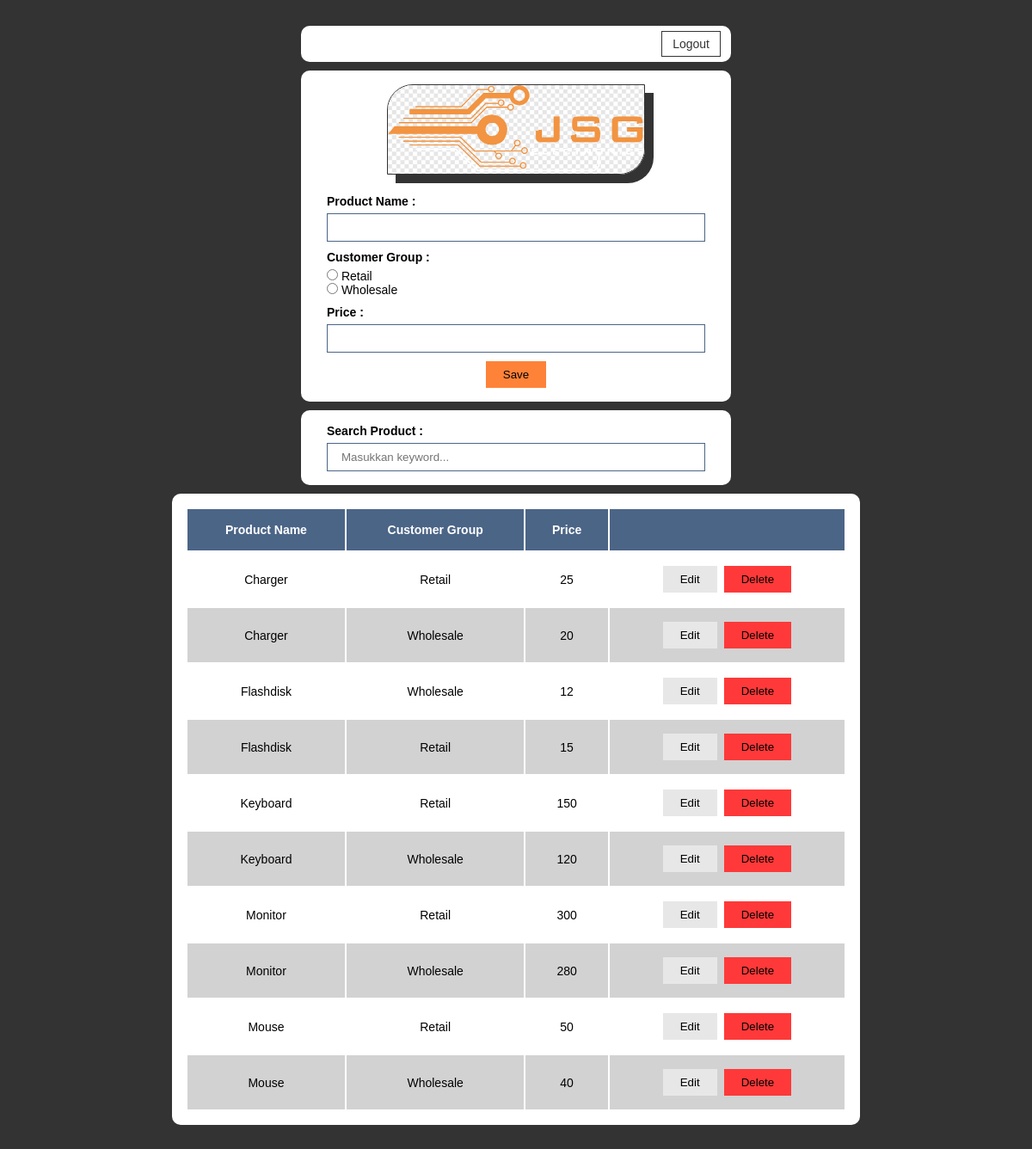
The app's page / (signed in) with its own data.
### tables this page shows
CREATE TABLE IF NOT EXISTS `price` (
  `price_id` smallint(6) NOT NULL AUTO_INCREMENT,
  `product_id` smallint(6) DEFAULT NULL,
  `cg_id` smallint(6) DEFAULT NULL,
  `price` smallint(6) DEFAULT NULL,
  PRIMARY KEY (`price_id`),
  UNIQUE KEY `product_id_cg_id` (`product_id`,`cg_id`),
  KEY `customer_group_id` (`cg_id`),
  KEY `product_id` (`product_id`)
);

CREATE TABLE IF NOT EXISTS `products` (
  `product_id` smallint(6) NOT NULL AUTO_INCREMENT,
  `product_name` varchar(50) DEFAULT NULL,
  PRIMARY KEY (`product_id`)
);

CREATE TABLE IF NOT EXISTS `customer_group` (
  `cg_id` smallint(6) NOT NULL AUTO_INCREMENT,
  `customer_group` varchar(50) DEFAULT NULL,
  PRIMARY KEY (`cg_id`)
);

### Model.php (called while the page is built, shortened)
<?php
class Model{
	private static $_instance;
	public static function getInstance() {
		if(!self::$_instance) {
			self::$_instance = new self();
		}
		return self::$_instance;
	}
	public function getConnection(){
		$this->_connection = mysqli_connect(self::_DB_HOST, self::_DB_USER, self::_DB_PASS, self::_DB_NAME);
		return $this->_connection;
	}
	public function getData($sql){
		$result = self::getInstance()->getConnection()->query($sql);
		$rows = array();
		while($row = mysqli_fetch_assoc($result)){
			$rows[] = $row;
		}
		return $rows;
	}
}
?>

### index.php (the view, shortened to what this page needs)
<?php
include 'Model.php';
$model = new Model();
$sql = "SELECT product_name, customer_group, price, price_id
		FROM price, products, customer_group
		WHERE price.product_id = products.product_id AND price.cg_id = customer_group.cg_id
		ORDER BY product_name";
$data = $model->getData($sql);
?>
<!DOCTYPE html>
<html lang="en">
	<head>
		<link rel="stylesheet" href="./css/style.css">
	</head>
	<body>
		<section class="logout_section">
			<a href="logout.php">Logout</a>
		</section>
		<section class="input_section">
			<div class="logo">
				<img src="img/logo.png" alt="icube"/>
			</div>
			<form action="add.php" method="POST">
				<div class="product_name">
					<label for="product_name">Product Name :</label>
					<input type="text" name="product_name" value="" required/>
				</div>
				<div class="customer_group">
					<label for="customer_group">Customer Group :</label>
					<div class="radio_input">
						<div>
							<input type="radio" name="cg_id" value="1" required/> Retail
						</div>
						<div>
							<input type="radio" name="cg_id" value="2" required/> Wholesale
						</div>
					</div>
				</div>
				<div class="price">
					<label for="price">Price :</label>
					<input type="number" name="price" value="" required/>
				</div>
				<div class="btn_center">
					<button class="submit" type="submit" name="submit" value="submit" >Save</button>
				</div>
			</form>
		</section>
		<section class="search_section">
			<label for="search">Search Product :</label>
			<input type="text" name='keyword' placeholder='Masukkan keyword...' autocomplete="off" id="search">
		</section>
		<section class="display_section">
			<div id="container">
				<table>
					<thead>
						<tr>
							<th>Product Name</th>
							<th>Customer Group</th>
							<th>Price</th>
							<th></th>
						</tr>
					</thead>
					<tbody>
						<?php foreach($data as $item) : ?>
							<tr>
								<td class="product-name"><?php echo $item['product_name'] ?></td>
								<td class="customer-group"><?php echo $item['customer_group'] ?></td>
								<td class="price"><?php echo $item['price'] ?></td>
								<td class="action">
									<form action="edit.php?id=<?php echo $item['price_id'] ?>&product_name=<?php echo $item['product_name'] ?>" method="POST">
										<button type="submit" name="edit" value="edit" class="edit">Edit</button>
									</form>
									<form action="delete.php?id=<?php echo $item['price_id'] ?>&product_name=<?php echo $item['product_name'] ?>" method="POST">
										<button type="submit" name="delete" value="delete" class="delete" onclick="return confirm('Yakin ingin menghapus data ?')">Delete</button>
									</form>
								</td>
							</tr>
						<?php endforeach ?>
					</tbody>
				</table>
			</div>
		</section>
	</body>
</html>

### css/style.css (style rules this page uses)
* { padding: 0; margin: 0; box-sizing: border-box; }
body { width: 90%; margin: 30px auto; font-family: Helvetica; font-weight: normal; font-size: 14px; background-color: #333; box-sizing: border-box; }
.logout_section { padding: 6px 12px; border-radius: 10px; border-color: #aaa; background-color: white; margin: 10px auto; display: flex; justify-content: end; max-width: 500px; }
.logout_section a { padding: 6px 12px; border: 1px solid #333; text-decoration: none; color: #333; }
.logo { text-align: center; max-width: 300px; margin: 0 auto; }
.logo img { width: 100%; border-radius: 30px 0 30px 0; border: 1px solid #333; box-shadow: 10px 10px 0 #333; margin-bottom: 10px; }
.input_section { margin: 10px auto; padding: 16px 30px; border-radius: 10px; max-width: 500px; border-color: #aaa; background-color: white; }
label { font-weight: bold; margin-bottom: 6px; display: block; }
input { padding: 8px 16px; border: 1px solid #4b6587; }
input[type='text'], input[type='number']:focus { outline: none; }
input[type='text'], input[type='number'], input[type='password'] { width: 100%; }
.product_name, .customer_group, .price, .user_name, .password { margin: 10px 0; }
.customer_group { display: flex; flex-direction: column; }
.radio_input { display: flex; flex-direction: column; }
.btn_center { margin-top: 10px; text-align: center; }
.search_section { margin: 10px auto; padding: 16px 30px; border-radius: 10px; max-width: 500px; border-color: #aaa; background-color: white; }
button { color: black; border: 0; padding: 8px 20px; cursor: pointer; margin: 0 auto; }
.submit, .regist, .login { background-color: #ff8239; }
.edit { background-color: #e7e7e7; }
.delete { background-color: #ff3939; }
.display_section { margin: 10px auto; padding: 16px; border-radius: 10px; max-width: 800px; border-color: #aaa; background-color: white; overflow-x: auto; }
table { width: 100%; }
th { background-color: #4b6587; color: white; }
td { text-align: center; }
td.action { display: flex; justify-content: center; }
td.action form { margin: 0 4px; }
th, td { text-align: center; padding: 16px; }
tr:nth-child(even) { background-color: #d2d2d2; }

### records on screen
price: product.product_name "Charger", cg.customer_group "Retail", price "25"
price: product.product_name "Charger", cg.customer_group "Wholesale", price "20"
price: product.product_name "Flashdisk", cg.customer_group "Wholesale", price "12"
price: product.product_name "Flashdisk", cg.customer_group "Retail", price "15"
price: product.product_name "Keyboard", cg.customer_group "Retail", price "150"
price: product.product_name "Keyboard", cg.customer_group "Wholesale", price "120"
price: product.product_name "Monitor", cg.customer_group "Retail", price "300"
price: product.product_name "Monitor", cg.customer_group "Wholesale", price "280"
price: product.product_name "Mouse", cg.customer_group "Retail", price "50"
price: product.product_name "Mouse", cg.customer_group "Wholesale", price "40"
